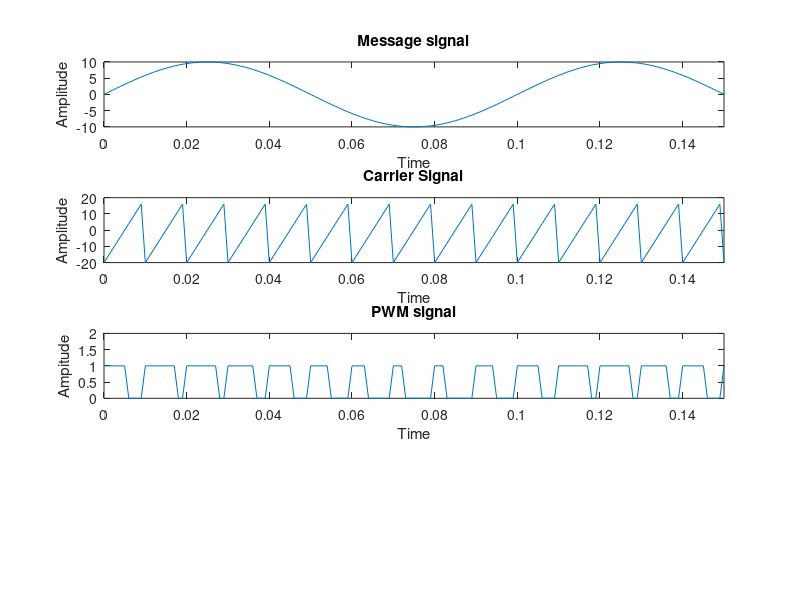

MATLAB code for this plot: (Note: this script raises an error after producing the figure.)
%%PWM

close all;
clear all;
t = 0:0.001:1;
a = 20; % carrier amplitude
b = 10; % message signal
fc = 100; % carrier freq
fm = 10; % message freq

ac = a.*sawtooth(2*pi*fc*t);
am = b.*sin(2*pi*fm*t);
n = length(ac);
for i = 1:n
    if(am(i)>=ac(i))
        pwm(i) = 1;
    else
        pwm(i) = 0;
    end
end

% Message
subplot(411); plot(t, am);
axis([0 0.15 -10 10]); % smaller time interval to see wave distinctly
xlabel("Time");
ylabel("Amplitude");
title("Message signal");

% Carrier
subplot(412); plot(t,ac);
axis([0 0.15 -20 20]);
xlabel("Time");
ylabel("Amplitude");
title("Carrier Signal");

%PWM
subplot(413); plot(t,pwm);
xlabel("Time");
ylabel("Ampitude");
title("PWM signal");
axis([0 0.15 0 2]);% smaller time interval to see wave distinctly

% Demodulation
a = lowpass(pwm, 20, 10000);
a = lowpass(a, 20, 10000);
a = lowpass(a, 20, 10000);

subplot(414); plot(t,a);
axis([0 0.15 0 1]); % smaller time interval to see wave distinctly
xlabel("Time");
ylabel("Amplitude");
title("PWM Demodulation");
